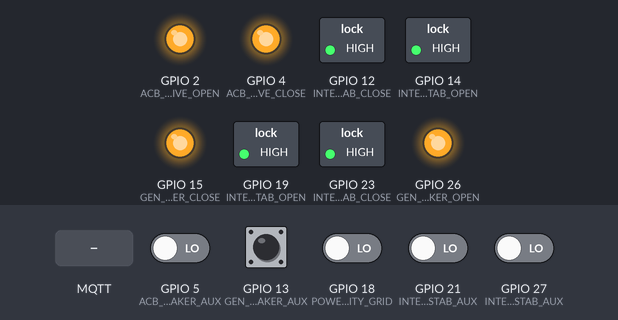
Bench run of a sketch on a simulated ESP32. On the bench: switched loads named in the sketch (green lamp = pin HIGH), output pins drawn as LEDs (lit = HIGH). The test bench sets the inputs (shaded band); at power-on: GPIO 5 (ACB_BREAKER_AUX), GPIO 13 (GEN_GRID_DISRTIBUTION_SIDE_BREAKER_AUX), GPIO 18 (POWER_AVAILABLE_ON_UTILITY_GRID), GPIO 21 (INTERLOCK_UTILITY_BREAKER_TO_STAB_AUX), GPIO 27 (INTERLOCK_GENERATOR_BREAKER_TO_STAB_AUX) LOW. WiFi joins after 1.5 s; servers stay silent unless stated; no MQTT or app messages arrive unless stated; what the sketch prints to the serial monitor is not drawn.

Above: at 2.7 s.
2.8 s: MQTT message "RST" arrives on the first subscribed topic
At 6.5 s:
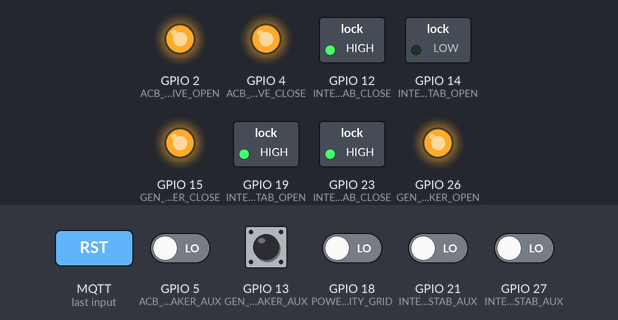
7.9 s: MQTT message "C.ACB" arrives on the first subscribed topic
At 12.0 s:
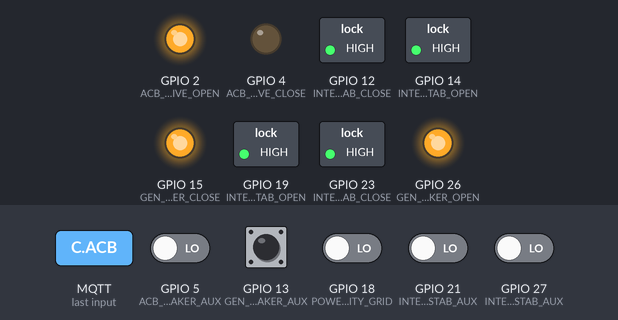
12.2 s: MQTT message "C.IUTIL" arrives on the first subscribed topic
At 14.3 s:
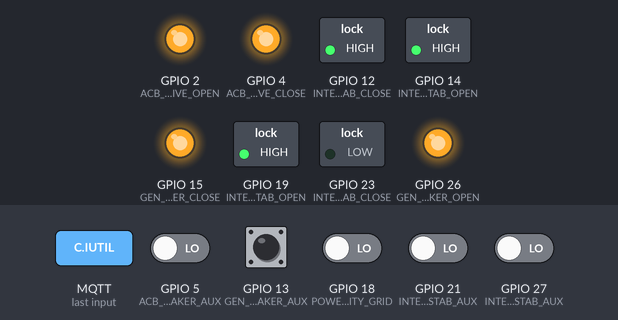
16.0 s: MQTT message "E.IGEN" arrives on the first subscribed topic
At 16.8 s:
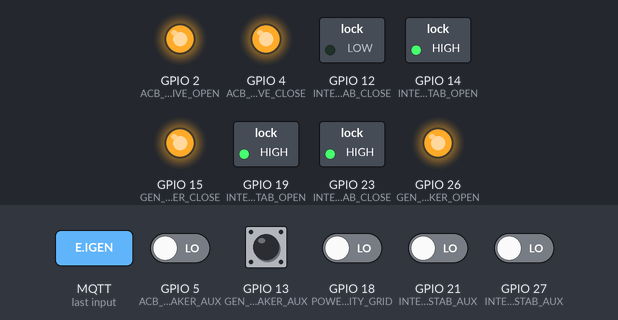
19.2 s: MQTT message "C.GDSB" arrives on the first subscribed topic
At 20.5 s:
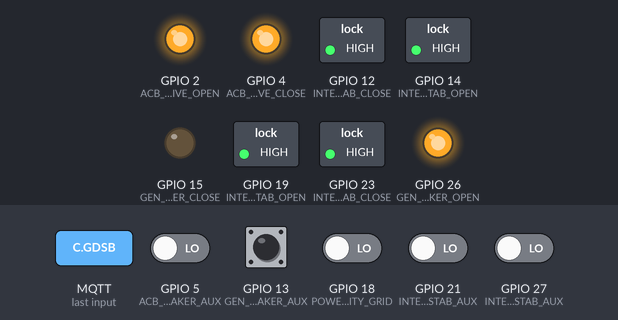
22.4 s: MQTT message "ggsb" arrives on the first subscribed topic
At 22.8 s:
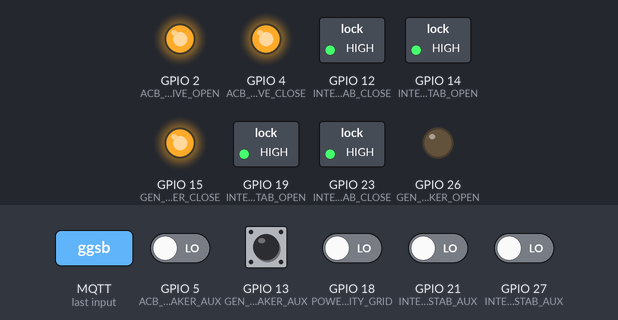
Timing chart, 0 to 25.5 s (numbered marks = the images above; inputs shaded):
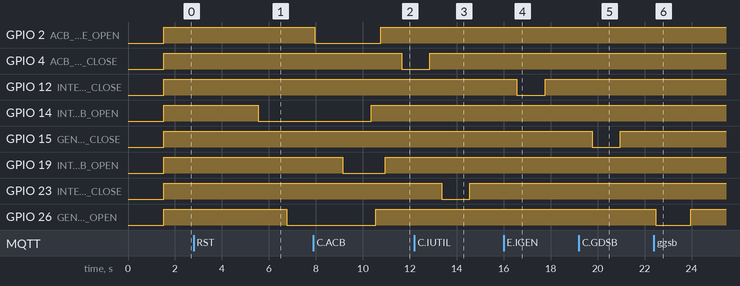

Measured:
- after the input at 2.8 s, GPIO 14 (INTERLOCK_GENERATOR_BREAKER_TO_STAB_OPEN): HIGH → LOW after 2.8 s; GPIO 26 (GEN_GRID_DISRTIBUTION_SIDE_BREAKER_OPEN): HIGH → LOW after 4.0 s
- after the input at 7.9 s, GPIO 4 (ACB_DRIVE_CLOSE): HIGH → LOW after 3.8 s
- after the input at 12.2 s, GPIO 23 (INTERLOCK_UTILITY_BREAKER_TO_STAB_CLOSE): HIGH → LOW after 1.2 s, → HIGH 1.2 s later
- after the input at 16.0 s, GPIO 12 (INTERLOCK_GENERATOR_BREAKER_TO_STAB_CLOSE): HIGH → LOW after 0.56 s, → HIGH 1.2 s later
- after the input at 19.2 s, GPIO 15 (GEN_GRID_DISRTIBUTION_SIDE_BREAKER_CLOSE): HIGH → LOW after 0.56 s, → HIGH 1.2 s later
- after the input at 22.4 s, GPIO 26 (GEN_GRID_DISRTIBUTION_SIDE_BREAKER_OPEN): HIGH → LOW after 0.07 s, → HIGH 1.5 s later

The sketch:

node01.ino
```cpp
#include <WiFi.h>
#include <PubSubClient.h>
#include <Wire.h>
#include <SPI.h>
#include <ArduinoJson.h>
//#define _TASK_SLEEP_ON_IDLE_RUN
//#define _TASK_STATUS_REQUEST
#include <TaskScheduler.h>

//Actuators
#define DEBUG 1

#define ACB_DRIVE_OPEN 2
#define ACB_DRIVE_CLOSE 4
#define INTERLOCK_UTILITY_BREAKER_TO_STAB_CLOSE 23
#define INTERLOCK_UTILITY_BREAKER_TO_STAB_OPEN 19
#define GEN_GRID_DISRTIBUTION_SIDE_BREAKER_OPEN 26
#define GEN_GRID_DISRTIBUTION_SIDE_BREAKER_CLOSE 15
#define INTERLOCK_GENERATOR_BREAKER_TO_STAB_OPEN 14
#define INTERLOCK_GENERATOR_BREAKER_TO_STAB_CLOSE 12

#define ACB_BREAKER_AUX 5
#define POWER_AVAILABLE_ON_UTILITY_GRID 18
#define INTERLOCK_UTILITY_BREAKER_TO_STAB_AUX 21
#define GEN_GRID_DISRTIBUTION_SIDE_BREAKER_AUX 13
#define INTERLOCK_GENERATOR_BREAKER_TO_STAB_AUX 27

#define numberOfIteration 8

const char* ssid = "iomariTPLink";
const char* password = "#InspireD#";

long lastReconnectAttempt = 0;

// Add your MQTT Broker IP address, example:
//const char* mqtt_server = "192.168.1.144";
const char* mqtt_server = "192.168.2.44";
IPAddress local_IP(192, 168, 2, 54);
// Set your Gateway IP address
IPAddress gateway(192, 168, 1, 2);

IPAddress subnet(255, 255, 252, 0);

WiFiClient espClient1;
PubSubClient client(espClient1);

Scheduler userScheduler; // to control your personal task


void acbAuxStateRoutine();
void powerAvailableOnUtilityGridStateRoutine();
void interlockUtilityBreakerToStabAuxStateRoutine();
void genGridDistributionSideBreakerAuxStateRoutine();
void interlockGenBreakerToStabAuxStateRoutine();

void openAcbBreaker();
void closeAcbBreaker();
void closeinterlockUtilityBreakerToStab();
void openinterlockUtilityBreakerToStab();
void closeGenGridDistributionSideBreaker();
void openGenGridDistributionSideBreaker();
void closeInterlockGenBreakerToStab();
void openInterlockGenBreakerToStab();
void deactivateAllLoadBreakers();
void deactivateAllUtilityLoadBreakers();
void deactivateAllGenLoadBreakers();

Task checkAcbAuxState(1500, TASK_FOREVER, &acbAuxStateRoutine);
Task checkPowerAvailableOnUtilityGridState(1500, TASK_FOREVER, &powerAvailableOnUtilityGridStateRoutine);
Task checkInterlockUtilityBreakerToStabAuxState(1500, TASK_FOREVER, &interlockUtilityBreakerToStabAuxStateRoutine);
Task checkGenGridDistributionSideBreakerAuxState(1500, TASK_FOREVER, &genGridDistributionSideBreakerAuxStateRoutine);
Task checkInterlockGenBreakerToStabAuxState(1500, TASK_FOREVER, &interlockGenBreakerToStabAuxStateRoutine);

Task deactivateAcbBreaker(1500, TASK_FOREVER, &openAcbBreaker);
Task activateAcbBreaker(1500, TASK_FOREVER, &closeAcbBreaker);
Task activateInterlockUtilityBreakerToStab(1500, TASK_FOREVER, &closeinterlockUtilityBreakerToStab);
Task deactivateInterlockUtilityBreakerToStab(1500, TASK_FOREVER, &openinterlockUtilityBreakerToStab);
Task activateGenGridDistributionSideBreaker(1500, TASK_FOREVER, &closeGenGridDistributionSideBreaker);
Task deactivateGenGridDistributionSideBreaker(1500, TASK_FOREVER, &openGenGridDistributionSideBreaker);
Task activateInterlockGenBreakerToStab(1500, TASK_FOREVER, &closeInterlockGenBreakerToStab);
Task deactivateInterlockGenBreakerToStab(1500, TASK_FOREVER, &openInterlockGenBreakerToStab);
Task restAllLoadBreakers(3500, TASK_FOREVER, &deactivateAllLoadBreakers);
Task restAllUtilityLoadBreakers(3500, TASK_FOREVER, &deactivateAllUtilityLoadBreakers);
Task restAllGenLoadBreakers(3500, TASK_FOREVER, &deactivateAllGenLoadBreakers);

 enum State {
  DISABLE = 0,
  ENABLE = 1
 };
 State currentState;


void setup() {
  Serial.begin(115200);
  setup_wifi();
  client.setServer(mqtt_server, 11883);
  client.setCallback(callback);
  int interruptPins[] = {ACB_BREAKER_AUX, POWER_AVAILABLE_ON_UTILITY_GRID, INTERLOCK_UTILITY_BREAKER_TO_STAB_AUX, GEN_GRID_DISRTIBUTION_SIDE_BREAKER_AUX, INTERLOCK_GENERATOR_BREAKER_TO_STAB_AUX};
  for (int i = 0;  i < 5; i++)
  {
    pinMode(interruptPins[i], INPUT);
  }

  int actuatorPins[] = {ACB_DRIVE_OPEN, ACB_DRIVE_CLOSE, INTERLOCK_UTILITY_BREAKER_TO_STAB_CLOSE, INTERLOCK_UTILITY_BREAKER_TO_STAB_OPEN, GEN_GRID_DISRTIBUTION_SIDE_BREAKER_OPEN, GEN_GRID_DISRTIBUTION_SIDE_BREAKER_CLOSE, INTERLOCK_GENERATOR_BREAKER_TO_STAB_OPEN, INTERLOCK_GENERATOR_BREAKER_TO_STAB_CLOSE};
  for (int i = 0;  i < numberOfIteration; i++)
  {
    pinMode(actuatorPins[i], OUTPUT);
    digitalWrite(actuatorPins[i], HIGH);
  }
  node01Task();

  lastReconnectAttempt = 0;
}

void setup_wifi() {
  delay(10);
  // We start by connecting to a WiFi network
  if (!WiFi.config(local_IP, gateway, subnet)) {
    Serial.println("STA Failed to configure");
  }
  Serial.println();
  Serial.print("Connecting to ");
  Serial.println(ssid);

  WiFi.begin(ssid, password);

  while (WiFi.status() != WL_CONNECTED) {
    delay(500);
    Serial.print(".");
 }

  Serial.println("");
  Serial.println("WiFi connected");
  Serial.println("IP address: ");
  Serial.println(WiFi.localIP());
}

void callback(char* topic, byte* payload, unsigned int length) {
   String inValue;
  Serial.print("Message arrived [");
  Serial.print(topic);
  Serial.print("] ");
  for (int i=0;i<length;i++) {
    Serial.print((char)payload[i]);
//    inValue = (char)payload[i];
  }
  char payloadString[length+1];
  memcpy(payloadString, payload, length);
  payloadString[length] = '\0';
  inValue = payloadString;
  Serial.println();
  reciever(inValue);

//  testSend();
}

boolean reconnect() {
  if (client.connect("Node01")) {
    // Once connected, publish an announcement...
    Serial.print("Attempting MQTT connection...");
    Serial.println("connected");
    client.publish("outTopic","Node01 connected");
    // ... and resubscribe
    client.subscribe("node01", 1);
    client.subscribe("rstTopic", 1);

  }
   else {
      Serial.print("failed, rc=");
      Serial.print(client.state());
      Serial.println(" try again in 5 seconds");
      // Wait 5 seconds before retrying
      delay(5000);
    }
  return client.connected();
}

void loop() {
  if (!client.connected()) {
      long now = millis();
      if (now - lastReconnectAttempt > 5000) {
        lastReconnectAttempt = now;
        // Attempt to reconnect
        if (reconnect()) {
          lastReconnectAttempt = 0;
        }
      }
  }else {
      client.loop();
      userScheduler.execute();
  }
}

char reciever(String Value) {
   Serial.println("From callback: " +Value);
  if ((Value == "C.ACB")){
     activateAcbBreaker.enable();
  }else if((Value == "C.IUTIL")){
     activateInterlockUtilityBreakerToStab.enable();
  }else if((Value == "E.IGEN")){
     activateInterlockGenBreakerToStab.enable();
  }else if((Value == "C.GDSB")){
     activateGenGridDistributionSideBreaker.enable();
  }else if((Value == "RST")){  // sensor = CHGPW msg = 1 this means change of power source to utility. This implies reseting of all gen and utility actuators
     restAllLoadBreakers.enable();
  }else if((Value == "ggsb")){  // sensor = CHGPW msg = 1 this means change of power source to utility. This implies reseting of all gen and utility actuators
     deactivateGenGridDistributionSideBreaker.enable();
  }
}


void node01Task(){
    userScheduler.addTask(checkAcbAuxState);
    checkAcbAuxState.enable();

    userScheduler.addTask(checkPowerAvailableOnUtilityGridState);
    checkPowerAvailableOnUtilityGridState.enable();

    userScheduler.addTask(checkInterlockUtilityBreakerToStabAuxState);
    checkInterlockUtilityBreakerToStabAuxState.enable();

    userScheduler.addTask(checkGenGridDistributionSideBreakerAuxState);
    checkGenGridDistributionSideBreakerAuxState.enable();

    userScheduler.addTask(checkInterlockGenBreakerToStabAuxState);
    checkInterlockGenBreakerToStabAuxState.enable();

    userScheduler.addTask(deactivateAcbBreaker);

    userScheduler.addTask(activateAcbBreaker);

    userScheduler.addTask(activateInterlockUtilityBreakerToStab);

    userScheduler.addTask(deactivateInterlockUtilityBreakerToStab);

    userScheduler.addTask(activateGenGridDistributionSideBreaker);

    userScheduler.addTask(deactivateGenGridDistributionSideBreaker);

    userScheduler.addTask(activateInterlockGenBreakerToStab);

    userScheduler.addTask(deactivateInterlockGenBreakerToStab);

    userScheduler.addTask(restAllLoadBreakers);

    userScheduler.addTask(restAllUtilityLoadBreakers);

    userScheduler.addTask(restAllGenLoadBreakers);

}
```

MainPanelInterrupts.ino
```cpp
#define ACTIVE HIGH
#include "Server.h"

#define CLIENT_ID "Mp-client01"
#define DEBUG 1

#define ACTIVATE_BREAKER LOW
#define RESET_BREAKER HIGH


 int powerAvailableAcbIncomer = 0;
 int previousStateAcbIncomer = 0;

 int overAndUnderVoltageState = 0;
 int previousOverAndUnderVoltageState = 0;

 int phaseSequenceState = 0;
 int previousphaseSequenceState = 0;

 int acbAuxState = 0;
 int previousAcbAuxState = 0;

 int powerAvailableOnUtilityGridState = 0;
 int previousPowerAvailableOnUtilityGridState = 0;

 int interlockUtilityBreakerToStabAuxState = 0;
 int previousInterlockUtilityBreakerToStabAuxState = 0;

 int genGridDistributionSideBreakerAuxState = 0;
 int previousGenGridDistributionSideBreakerAuxState = 0;

 int interlockGenBreakerToStabAuxState = 0;
 int previousInterlockGenBreakerToStabAuxState = 0;

  void acbAuxStateRoutine(){
  char data2[750];

    acbAuxState = digitalRead(ACB_BREAKER_AUX);
    if (acbAuxState != previousAcbAuxState) {
        // if the state has changed, increment the counter
        if (acbAuxState == ACTIVE) {
            currentState = ENABLE;
            #if DEBUG
            Serial.println("pinNumber"+ (String)ACB_BREAKER_AUX+ "state"+ (String)acbAuxState);
            #endif
        } else {
            currentState = DISABLE;
            #if DEBUG
            Serial.println("pinNumber"+ (String)ACB_BREAKER_AUX+ "state"+ (String)acbAuxState);
            #endif
        }
         String instruction = "acbAux"+(String)acbAuxState;
         instruction.toCharArray(data2, (instruction.length() + 1));
         client.publish("genTopic", data2, 2);
    }
    vTaskDelay( 100 / portTICK_PERIOD_MS);
    previousAcbAuxState = acbAuxState;
  }

  void powerAvailableOnUtilityGridStateRoutine(){
  char data2[750];

    powerAvailableOnUtilityGridState = digitalRead(POWER_AVAILABLE_ON_UTILITY_GRID);
     if (powerAvailableOnUtilityGridState != previousPowerAvailableOnUtilityGridState) {
        if (acbAuxState == ACTIVE) {
            currentState = ENABLE;
            #if DEBUG
            Serial.println("pinNumber"+ (String)POWER_AVAILABLE_ON_UTILITY_GRID+ "state"+ (String)powerAvailableOnUtilityGridState);
            #endif
        } else {
            currentState = DISABLE;
            #if DEBUG
            Serial.println("pinNumber"+ (String)POWER_AVAILABLE_ON_UTILITY_GRID+ "state"+ (String)powerAvailableOnUtilityGridState);
            #endif
        }
         String instruction = "pwAUG"+(String)powerAvailableOnUtilityGridState;
         instruction.toCharArray(data2, (instruction.length() + 1));
         client.publish("genTopic", data2, 2);
    }
    vTaskDelay( 100 / portTICK_PERIOD_MS);
    previousPowerAvailableOnUtilityGridState = powerAvailableOnUtilityGridState;
  }

  void interlockUtilityBreakerToStabAuxStateRoutine(){
    char data2[750];

    interlockUtilityBreakerToStabAuxState = digitalRead(INTERLOCK_UTILITY_BREAKER_TO_STAB_AUX);
    if (interlockUtilityBreakerToStabAuxState != previousInterlockUtilityBreakerToStabAuxState) {
        // if the state has changed, increment the counter
        if (acbAuxState == ACTIVE) {
            currentState = ENABLE;
            #if DEBUG
            Serial.println("pinNumber"+ (String)INTERLOCK_UTILITY_BREAKER_TO_STAB_AUX+ "state"+ (String)interlockUtilityBreakerToStabAuxState);
            #endif
        } else {
            currentState = DISABLE;
            #if DEBUG
            Serial.println("pinNumber"+ (String)INTERLOCK_UTILITY_BREAKER_TO_STAB_AUX+ "state"+ (String)interlockUtilityBreakerToStabAuxState);
            #endif
        }
         String instruction = "iubAux"+(String)interlockUtilityBreakerToStabAuxState;
         instruction.toCharArray(data2, (instruction.length() + 1));
         client.publish("genTopic", data2, 2);
    }
    vTaskDelay( 100 / portTICK_PERIOD_MS);
    previousInterlockUtilityBreakerToStabAuxState = interlockUtilityBreakerToStabAuxState;
  }

  void genGridDistributionSideBreakerAuxStateRoutine(){
    char data2[750];
    genGridDistributionSideBreakerAuxState = digitalRead(GEN_GRID_DISRTIBUTION_SIDE_BREAKER_AUX);
    if (genGridDistributionSideBreakerAuxState != previousGenGridDistributionSideBreakerAuxState) {
        // if the state has changed, increment the counter
        if (acbAuxState == ACTIVE) {
            currentState = ENABLE;
            #if DEBUG
            Serial.println("pinNumber"+ (String)GEN_GRID_DISRTIBUTION_SIDE_BREAKER_AUX+ "state"+ (String)genGridDistributionSideBreakerAuxState);
            #endif
        } else {
            currentState = DISABLE;
            #if DEBUG
            Serial.println("pinNumber"+ (String)GEN_GRID_DISRTIBUTION_SIDE_BREAKER_AUX+ "state"+ (String)genGridDistributionSideBreakerAuxState);
            #endif
        }
         String instruction = "genGDBAux"+(String)genGridDistributionSideBreakerAuxState;
         instruction.toCharArray(data2, (instruction.length() + 1));
         client.publish("genTopic", data2, 2);
    }
    vTaskDelay( 100 / portTICK_PERIOD_MS);
    previousGenGridDistributionSideBreakerAuxState = genGridDistributionSideBreakerAuxState;
  }

  void interlockGenBreakerToStabAuxStateRoutine(){
    char data2[750];

    interlockGenBreakerToStabAuxState = digitalRead(INTERLOCK_GENERATOR_BREAKER_TO_STAB_AUX);
    if (interlockGenBreakerToStabAuxState != previousInterlockGenBreakerToStabAuxState) {
        // if the state has changed, increment the counter
        if (interlockGenBreakerToStabAuxState == ACTIVE) {
            currentState = ENABLE;
            #if DEBUG
            Serial.println("pinNumber"+ (String)INTERLOCK_GENERATOR_BREAKER_TO_STAB_AUX+ "state"+ (String)interlockGenBreakerToStabAuxState);
            #endif
        } else {
            currentState = DISABLE;
            #if DEBUG
            Serial.println("pinNumber"+ (String)INTERLOCK_GENERATOR_BREAKER_TO_STAB_AUX+ "state"+ (String)interlockGenBreakerToStabAuxState);
            #endif
//            restAllGenLoadBreakers.enable();
        }
         String instruction = "iGenBAux"+(String)interlockGenBreakerToStabAuxState;
         instruction.toCharArray(data2, (instruction.length() + 1));
         client.publish("genTopic", data2, 2);
    }
    vTaskDelay( 100 / portTICK_PERIOD_MS);
    previousInterlockGenBreakerToStabAuxState = interlockGenBreakerToStabAuxState;
  }
```

Source omitted: PowerActuators.ino (6981 bytes)
